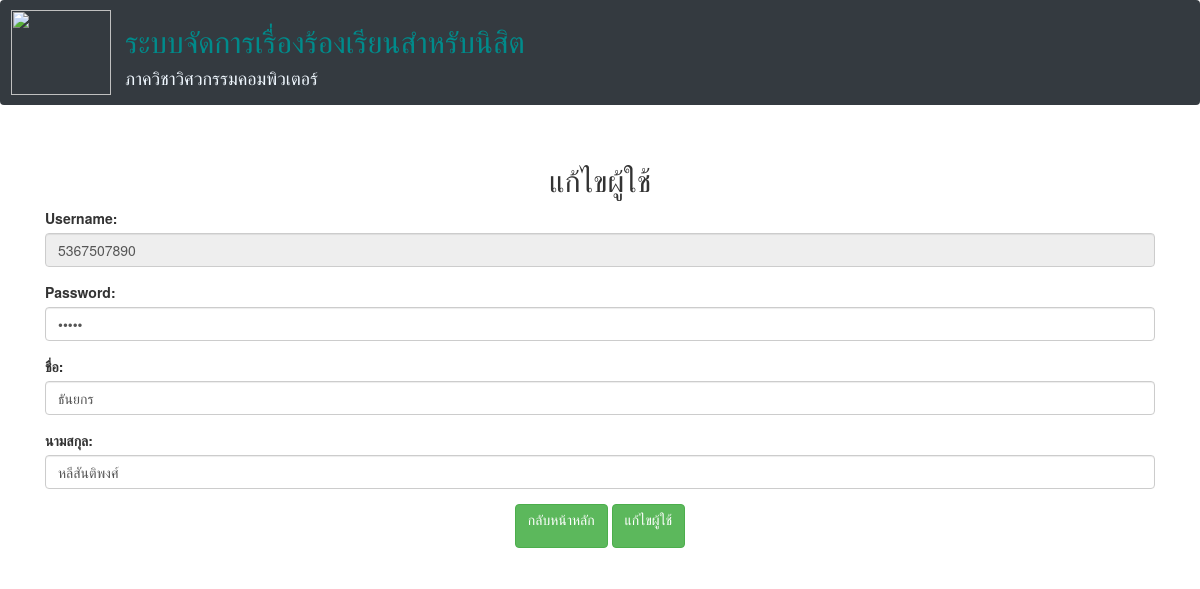
The page /management/updateuser.php?stuid=5367507890 on the database its author committed.
### tables this page shows
CREATE TABLE `student` (
  `stuid` varchar(50) NOT NULL,
  `spassword` varchar(50) NOT NULL,
  `stuname` varchar(50) NOT NULL,
  `stuLname` varchar(50) NOT NULL
);

### management/updateuser.php (the view, shortened to what this page needs)
<?php
require '../connect.php';
$id = $_GET['stuid'];
$sql = "SELECT * FROM `student` WHERE stuid = '$id'";
$result = mysqli_query($conn,$sql);
$row = mysqli_fetch_array($result);
$stuid = $row['stuid'];
$spassword = $row['spassword'];
$stuname = $row['stuname'];
$stuLname = $row['stuLname'];
 ?>
<html lang="en">
<head>
  <link rel="stylesheet" href="https://maxcdn.bootstrapcdn.com/bootstrap/4.1.3/css/bootstrap.min.css">
      <link rel="stylesheet" href="https://maxcdn.bootstrapcdn.com/bootstrap/3.3.7/css/bootstrap.min.css">
</head>
<body>
<nav class="navbar navbar-expand-sm bg-dark navbar-dark">
    <ul class="nav">
        <li class="nav-item">
            <img src="../รูป/8.png" width="100" height="85">
        </li>
    </ul>
    <ul class="nav justify-content-end" style="padding-left:1em">
        <li class="nav-item ">
            <h2 id="K1"><p class ="sansserif">ระบบจัดการเรื่องร้องเรียนสำหรับนิสิต</h2>
            <h4 id="C1"><p class ="sansserif">ภาควิชาวิศวกรรมคอมพิวเตอร์</h4>
        </li>
    </ul>
</nav><br>
    <div class="container">
  <center><h2><p class ="sansserif">แก้ไขผู้ใช้</h2></center>
  <form method="get" action="../managementsystem/Update_user.php">
      <div class="form-group">
      <label for="pwd">Username:</label>
      <input type="text" class="form-control" id="pwd" name="stuid" placeholder="Enter username" title="ใส่ชื่อผู้ใช้" value ="<?php echo $stuid; ?>" readonly>
    </div>
      <div class="form-group">
      <label for="pwd">Password:</label>
      <input type="password" class="form-control" id="pwd" name="spassword" placeholder="Enter password" title="ใส่รหัส" value ="<?php echo $spassword; ?>">
    </div>
       <div class="form-group">
      <label for="pwd">ชื่อ:</label>
      <input type="text" class="form-control" id="pwd" name="stuname" placeholder="Enter name" title="ใส่นามสกุล" value ="<?php echo $stuname; ?>">
    </div>
       <div class="form-group">
      <label for="pwd">นามสกุล:</label>
      <input type="text" class="form-control" id="pwd" name="stuLname" placeholder="Enter lastname" title="ใส่นามสกุล" value ="<?php echo $stuLname; ?>">
    </div>
    <center><button type="button" class="btn btn-success"><p class ="sansserif">กลับหน้าหลัก</button>
      <button type="submit" class="btn btn-success" data-toggle="collapse" data-target="#demo"><p class ="sansserif">แก้ไขผู้ใช้</button></center>
  </form>
</div>

### management/updateuser.php (style rules this page uses)
body { background-image: url(../รูป/03-897.jpg) }
h2#K1 { color:darkcyan }
h4#C1 { color: aliceblue }
p.sansserif { font-family: 'Kanit', sans-serif; }

### rows shown on the page
student: stuid "5367507890", stuname "ธันยกร", stuLname "หลีสันติพงศ์"
